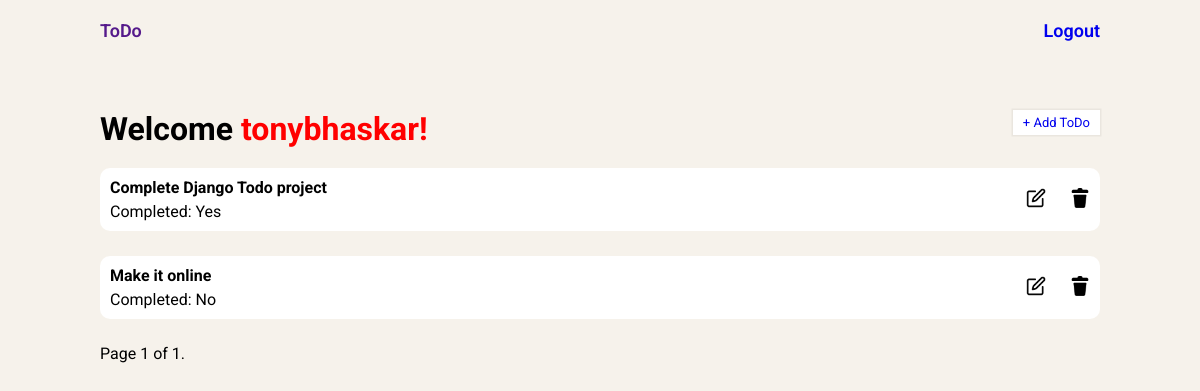
The page /?page=2 (signed in) on the database as committed earlier.
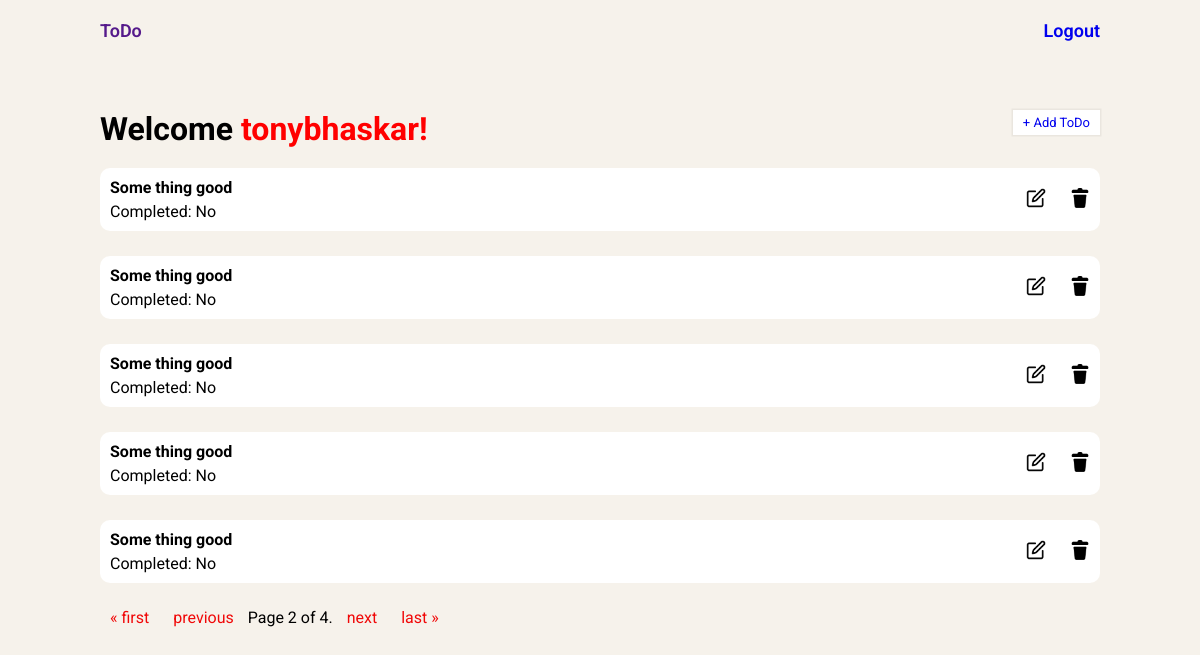
The same page on the database as committed later.
### tasks_a/models.py (models this page shows, shortened)
class Todo(models.Model):
    title = models.CharField(max_length=100)
    created_at = models.DateTimeField(auto_now_add=True)
    completed = models.BooleanField(default=False)

### tasks_a/views.py (the view)
# urls.py: path('', view=views.home, name='home'),
@login_required(login_url='login')
def home(request):
    todos = Todo.objects.all()
    paginator = Paginator(todos, 5)
    page = request.GET.get('page')
    try:
        objects = paginator.page(page)
    except PageNotAnInteger:
        objects = paginator.page(1)
    except EmptyPage:
        objects = paginator.page(paginator.num_pages)
    context = {
        'todos': objects,
    }
    return render(request, 'tasks_a/test.html', context=context)

### tasks_a/templates/tasks_a/test.html (shortened to what this page needs)
{% extends 'tasks_a/base.html' %}
{% load static %}
{% block content %}
<div class="add-todo" style="display: flex; width: 100%;justify-content: space-between;">
    <h1>Welcome <span id="username">{{user.username}}!</span></h1>
    <a href="{% url 'task-create' %}"
        style="height: 25px; border: none; box-shadow: rgba(0, 0, 0, 0.05) 0px 0px 0px 1.5px; background-color: white; padding: 10px; display: flex; align-items: center; cursor: pointer; font-size: small; text-decoration: none;">+
        Add ToDo</a>
</div>
{% for todo in todos %}
<ul style="margin-top: 20px;">
    <li
        style="width: 100%; background-color: white; margin-bottom: 25px; list-style: none; display: flex; align-items: center; justify-content: space-between; flex-direction: row; border-radius: 10px; padding: 10px;">
        <div>
            <p style="margin-bottom: 5px;"><strong>{{todo.title}}</strong></p>
            <p>Completed:
                {{todo.completed|yesno:"Yes,No"}}</p>
        </div>
        <div>
            <a href="{% url 'task-update' todo.pk %}"><img src="{% static 'images/edit_icon.png' %}" alt=""
                    height="20px" style="margin-right: 20px;"></a>
            <a href="{% url 'task-delete' todo.pk %}"><img src="{% static 'images/delete_icon.png' %}" alt=""
                    height="20px"></a>
        </div>
    </li>
</ul>
{% empty %}
<p>No todos found add now</p>
<img src="{% static 'images/empty-todo.png' %}" alt="empty-todo">
{% endfor %}
<div class="pagination">
    <span class="step-links">
        {% if todos.has_previous %}
        <a class="page-link" href="?page=1">&laquo; first</a>
        <a class="page-link" href="?page={{ todos.previous_page_number }}">previous</a>
        {% endif %}
        <span class="current">
            Page {{ todos.number }} of {{ todos.paginator.num_pages }}.
        </span>
        {% if todos.has_next %}
        <a class="page-link" href="?page={{ todos.next_page_number }}">next</a>
        <a class="page-link" href="?page={{ todos.paginator.num_pages }}">last &raquo;</a>
        {% endif %}
    </span>
</div>
{% endblock %}

### tasks_a/templates/tasks_a/base.html (shortened to what this page needs)
<!DOCTYPE html>
<html lang="en">
{% load static %}
<head>
    <link rel="stylesheet" href="{% static 'css/base.css' %}">
</head>
<body>
    <nav class="nav-bar">
        <a class="nav-link" href="">ToDo</a>
        {% if user.is_authenticated %}
        <ul class="nav-ul">
            <li class="nav-list"><a class="nav-link" href="{% url 'logout' %}">Logout</a></li>
        </ul>
        {% else %}
        <ul class="nav-ul">
            <li class="nav-list"><a class="nav-link" href="{% url 'login' %}">Login</a></li>
            <li class="nav-list"><a class="nav-link" href="{% url 'signup' %}">Sign Up</a></li>
        </ul>
        {% endif %}
    </nav>
    <main style="padding: 50px 100px 20px 100px;">
        {% block content %} BASE {% endblock %}
    </main>
</body>
</html>

### tasks_a/static/css/base.css (style rules this page uses)
* { padding: 0; margin: 0; box-sizing: border-box; font-family: Roboto; }
body { background-color: #f6f2eb; }
.nav-bar { height: 60px; padding: 0 100px; display: flex; justify-content: space-between; align-items: center; }
.nav-ul { display: flex; }
.nav-list { list-style: none; margin-left: 20px; }
.nav-link { text-decoration: none; font-weight: 600; font-size: large; }
main { padding: 50px 100px 10px 100px; }
#username { color: red; }
.add-todo { display: flex; }

### tasks_a/templates/tasks_a/test.html (style rules this page uses)
.page-link { text-decoration: none; color: rgb(240, 8, 8); margin: 20px 10px; }

Rows that differ between the two databases and show on the page:
no longer on this page (row unchanged): Todo: title "Complete Django Todo project", completed "Yes"
no longer on this page (row edited): Todo: title "Make it online", completed "No"
added Todo: title "Some thing good", completed "No"
added Todo: title "Some thing good", completed "No"
added Todo: title "Some thing good", completed "No"
added Todo: title "Some thing good", completed "No"
added Todo: title "Some thing good", completed "No"
Other text that changed with them:
{{ todos.number }}: "1" → "2"
{{ todos.paginator.num_pages }}: "1" → "4"
text now shown: "« first previous next last »"
